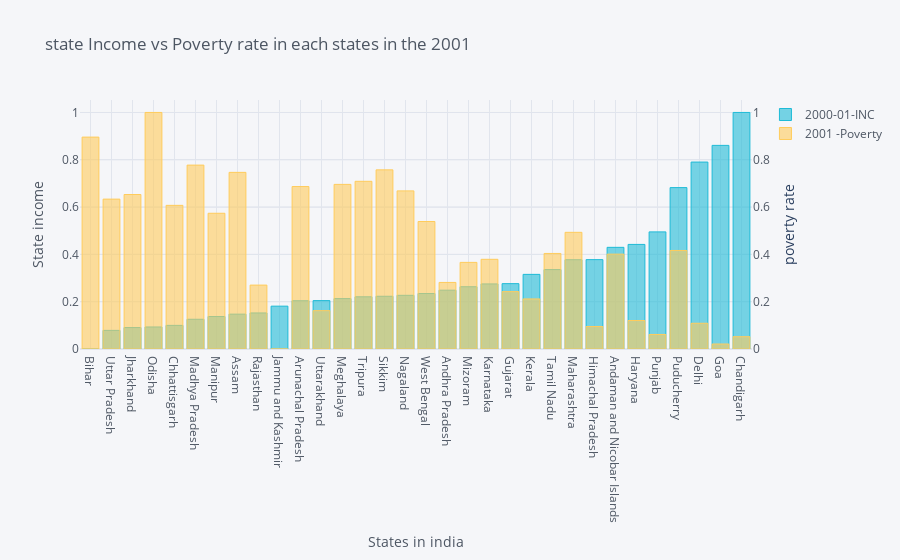

The notebook cell saved with this chart:
### Code cell
# data for plot
pov_income_rate_2001 = data[['States_Union Territories','2001 -Poverty','2000-01-INC']]

# normalization
pov_income_rate_2001['2001 -Poverty'] = min_max(pov_income_rate_2001['2001 -Poverty'],pov_income_rate_2001['2001 -Poverty'])
pov_income_rate_2001['2000-01-INC'] = min_max(pov_income_rate_2001['2000-01-INC'],pov_income_rate_2001['2000-01-INC'])
        
# plotting state income vs poverty rate in 2001
pov_income_rate_2001.sort_values(by='2000-01-INC').iplot(kind='bar',x='States_Union Territories',y='2000-01-INC',secondary_y='2001 -Poverty',secondary_y_title='poverty rate',
                        colors=['#1ebbd7','#ffcc5c'],title='state Income vs Poverty rate in each states in the 2001',
                        yTitle='State income',xTitle ='States in india')

### Figure 1 — Plotly figure (JSON) as saved in the notebook; plotly's stock layout.template omitted (floating-point values rounded to 4 significant figures)
{"data": [{"marker": {"color": "rgba(30, 187, 215, 0.6)", "line": {"color": "rgba(30, 187, 215, 1.0)", "width": 1}}, "name": "2000-01-INC", "orientation": "v", "text": "", "type": "bar", "x": ["Bihar", "Uttar Pradesh", "Jharkhand", "Odisha", "Chhattisgarh", "Madhya Pradesh", "Manipur", "Assam", "Rajasthan", "Jammu and Kashmir", "Arunachal Pradesh", "Uttarakhand", "Meghalaya", "Tripura", "Sikkim", "Nagaland", "West Bengal", "Andhra Pradesh", "Mizoram", "Karnataka", "Gujarat", "Kerala", "Tamil Nadu", "Maharashtra", "Himachal Pradesh", "Andaman and Nicobar Islands", "Haryana", "Punjab", "Puducherry", "Delhi", "Goa", "Chandigarh"], "y": [0, 0.07872, 0.09064, 0.09314, 0.09985, 0.1256, 0.1373, 0.1473, 0.1523, 0.1811, 0.204, 0.2046, 0.2132, 0.2207, 0.2229, 0.2269, 0.2345, 0.2486, 0.2632, 0.2751, 0.2762, 0.3155, 0.3358, 0.3774, 0.3778, 0.4297, 0.4421, 0.4951, 0.6822, 0.7903, 0.8608, 1]}, {"marker": {"color": "rgba(255, 204, 92, 0.6)", "line": {"color": "rgba(255, 204, 92, 1.0)", "width": 1}}, "name": "2001 -Poverty", "orientation": "v", "text": "", "type": "bar", "x": ["Bihar", "Uttar Pradesh", "Jharkhand", "Odisha", "Chhattisgarh", "Madhya Pradesh", "Manipur", "Assam", "Rajasthan", "Jammu and Kashmir", "Arunachal Pradesh", "Uttarakhand", "Meghalaya", "Tripura", "Sikkim", "Nagaland", "West Bengal", "Andhra Pradesh", "Mizoram", "Karnataka", "Gujarat", "Kerala", "Tamil Nadu", "Maharashtra", "Himachal Pradesh", "Andaman and Nicobar Islands", "Haryana", "Punjab", "Puducherry", "Delhi", "Goa", "Chandigarh"], "xaxis": "x", "y": [0.8958, 0.6336, 0.6531, 1, 0.6073, 0.7774, 0.5738, 0.7467, 0.2702, 0, 0.6867, 0.1621, 0.6959, 0.709, 0.7573, 0.6684, 0.539, 0.2814, 0.3662, 0.3792, 0.2425, 0.2116, 0.4039, 0.4932, 0.09503, 0.401, 0.1204, 0.06137, 0.4165, 0.1088, 0.02107, 0.05198], "yaxis": "y2"}], "layout": {"autosize": true, "legend": {"bgcolor": "#F5F6F9", "font": {"color": "#4D5663"}}, "paper_bgcolor": "#F5F6F9", "plot_bgcolor": "#F5F6F9", "title": {"font": {"color": "#4D5663"}, "text": "state Income vs Poverty rate in each states in the 2001"}, "xaxis": {"autorange": true, "gridcolor": "#E1E5ED", "range": [-0.5, 31.5], "showgrid": true, "tickfont": {"color": "#4D5663"}, "title": {"font": {"color": "#4D5663"}, "text": "States in india"}, "type": "category", "zerolinecolor": "#E1E5ED"}, "yaxis": {"autorange": true, "gridcolor": "#E1E5ED", "range": [0, 1.053], "showgrid": true, "tickfont": {"color": "#4D5663"}, "title": {"font": {"color": "#4D5663"}, "text": "State income"}, "type": "linear", "zerolinecolor": "#E1E5ED"}, "yaxis2": {"anchor": "x", "autorange": true, "gridcolor": "#E1E5ED", "overlaying": "y", "range": [0, 1.053], "showgrid": true, "side": "right", "tickfont": {"color": "#4D5663"}, "title": {"text": "poverty rate"}, "type": "linear", "zerolinecolor": "#E1E5ED"}}}
